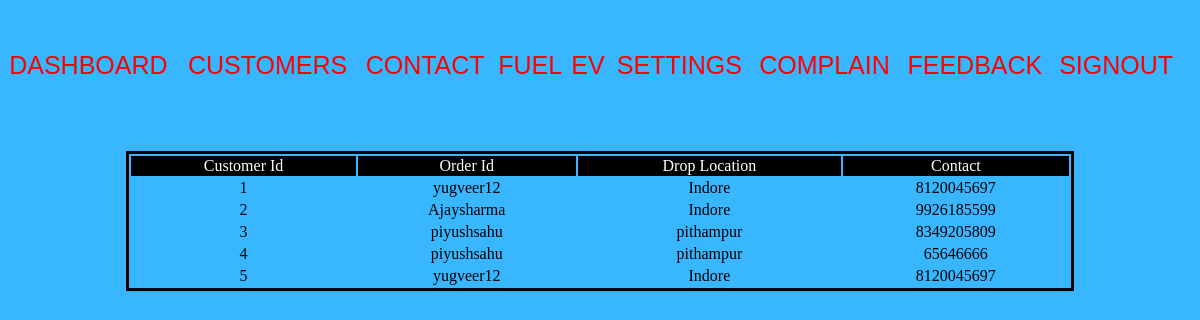
Page /companyorderevcodedb on the committed database.
### development/models.py (models this page shows)
class OrderEvCharging(models.Model):
    orderid = models.AutoField(primary_key=True, db_column='orderid')
    customerid = models.TextField(db_column='customerid')
    droplocation = models.TextField(db_column='droplocation')
    contact = models.TextField(db_column='contact')
    class Meta:
        db_table = 'orderevchargingtable'

### development/views.py (the view)
# urls.py: path("companyorderevcodedb",views.companyorderevdbcode),
def companyorderevdbcode(request):
    data = list(OrderEvCharging.objects.values_list())
    return render(request, "companyorderev.html", {'data': data})

### templates/companyorderev.html (shortened to what this page needs)
{% load static %}
<!DOCTYPE html>
<html lang="en">
<head>
</head>
<body>
<div style="width:100%;height:50px">
    <table width="100%" class="tabtheme">
        <tr>
            <td class="box"><a href="companydashboardlink" >Dashboard</a></td>
            <td class="box"><a href="companycustomerscodedb">Customers</a></td>
            <td class="box"><a href="companycontactcodedb">Contact</a></td>
            <td class="box"><a href="companyorderfuelcodedb">Fuel</a></td>
            <td class="box"><a href="companyorderevcodedb">EV</a></td>
            <td class="box"><a href="companysettingslink">settings</a></td>
            <td class="box"><a href="companycomplaincodedb">complain</a></td>
            <td class="box"><a href="companyfeedbackcodedb">feedback</a></td>
            <td class="box"><a href="companylink">signout</a></td>
        </tr>
    </table>
</div>
<div class="formtheme">
<br><br>
    <table width="80%" align="center" style="border:solid">
        <tr align="center"  style="background-color:black;color:white;">
            <td>Customer Id</td>
            <td>Order Id</td>
            <td>Drop Location</td>
            <td>Contact</td>
        </tr>
        {% for records in data %}
            <tr align="center">
                <td>{{ records.0 }}</td>
                <td>{{ records.1 }}</td>
                <td>{{ records.2 }}</td>
                <td>{{ records.3 }}</td>
            </tr>
        {% endfor %}
    </table>
</div>
</body>
</html>

### rows in the picture
OrderEvCharging: orderid "1", customerid "yugveer12", droplocation "Indore", contact "8120045697"
OrderEvCharging: orderid "2", customerid "Ajaysharma", droplocation "Indore", contact "9926185599"
OrderEvCharging: orderid "3", customerid "piyushsahu", droplocation "pithampur", contact "8349205809"
OrderEvCharging: orderid "4", customerid "piyushsahu", droplocation "pithampur", contact "65646666"
OrderEvCharging: orderid "5", customerid "yugveer12", droplocation "Indore", contact "8120045697"
